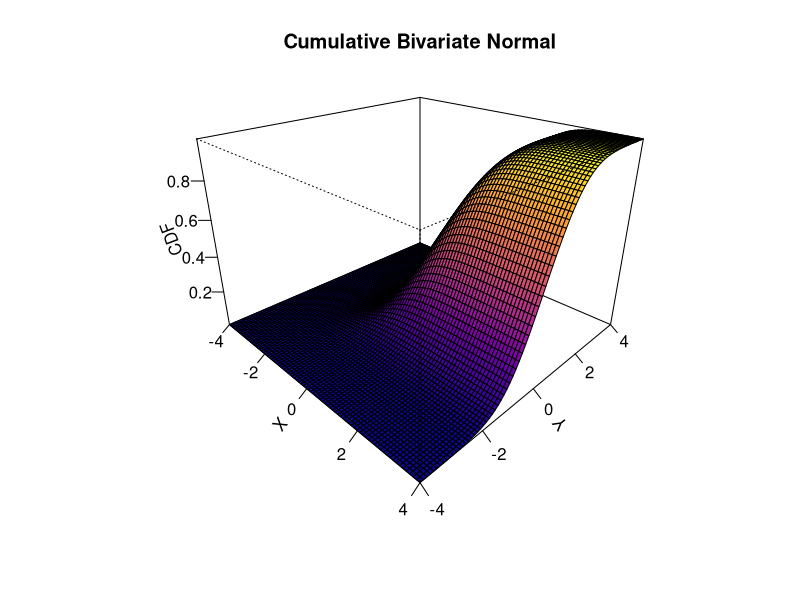

Write the R code that produced this figure.
# Install and load required packages

library(mvtnorm)
library(viridis)

# Define grid and parameters
x <- seq(-4, 4, length.out = 80)
y <- seq(-4, 4, length.out = 80)
mu <- c(0, 0)
Sigma <- matrix(c(1, 0.6, 0.6, 1), ncol = 2)

# Compute the CDF over grid
Z <- outer(x, y, Vectorize(function(x, y) {
  pmvnorm(lower = c(-Inf, -Inf), upper = c(x, y), mean = mu, sigma = Sigma)
}))
Z <- matrix(as.numeric(Z), nrow = length(x))

# Scale Z for color mapping
z_min <- min(Z)
z_max <- max(Z)
z_scaled <- (Z - z_min) / (z_max - z_min)

# Create color matrix using viridis
cols <- viridis(100)
cols <- viridis(100, option = "turbo")
cols <- viridis(100, option = "plasma")
col_indices <- as.numeric(cut(z_scaled, breaks = 100))
col_matrix <- matrix(cols[col_indices], nrow = length(x))

# Create facet color matrix (one color per facet)
facet_col <- col_matrix[-1, -1]

# 3D surface plot
persp(
  x, y, Z,
  theta = 45, phi = 25, expand = 0.7,
  col = facet_col,
  ticktype = "detailed",
  xlab = "X", ylab = "Y", zlab = "CDF",
  main = "Cumulative Bivariate Normal"
)
